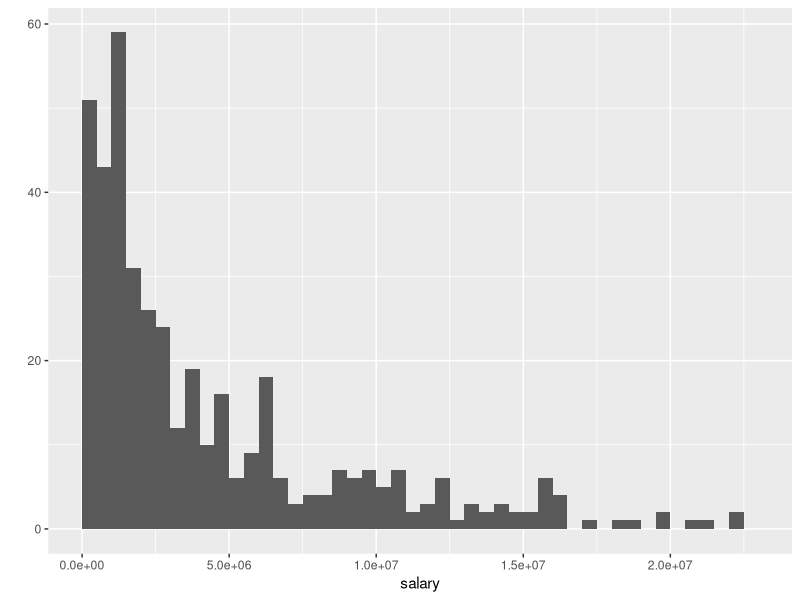
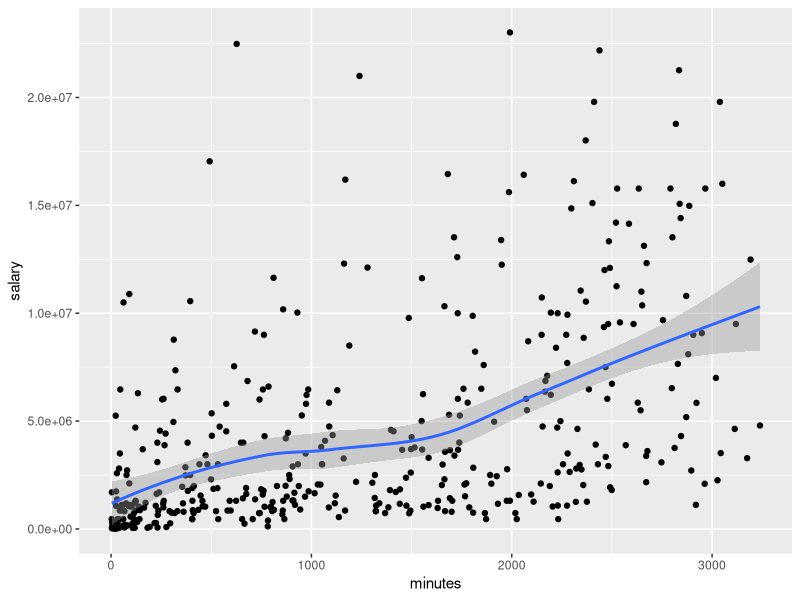
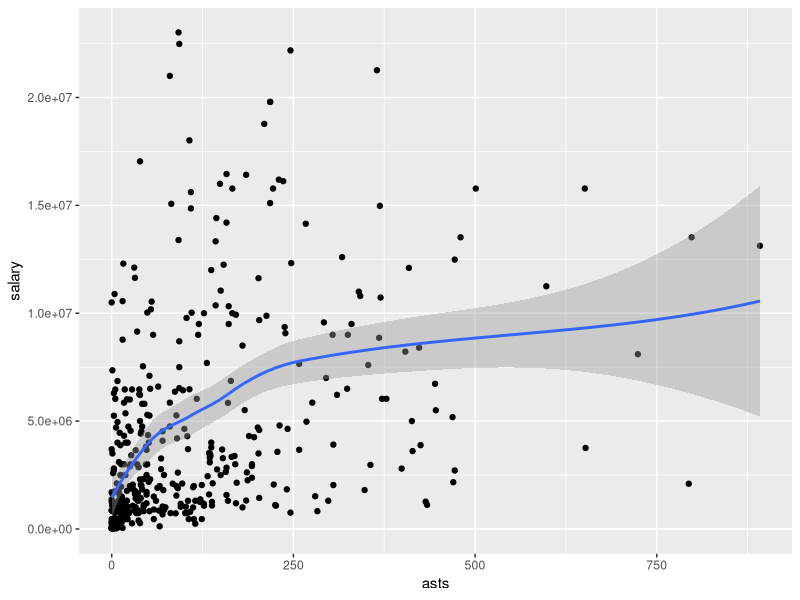
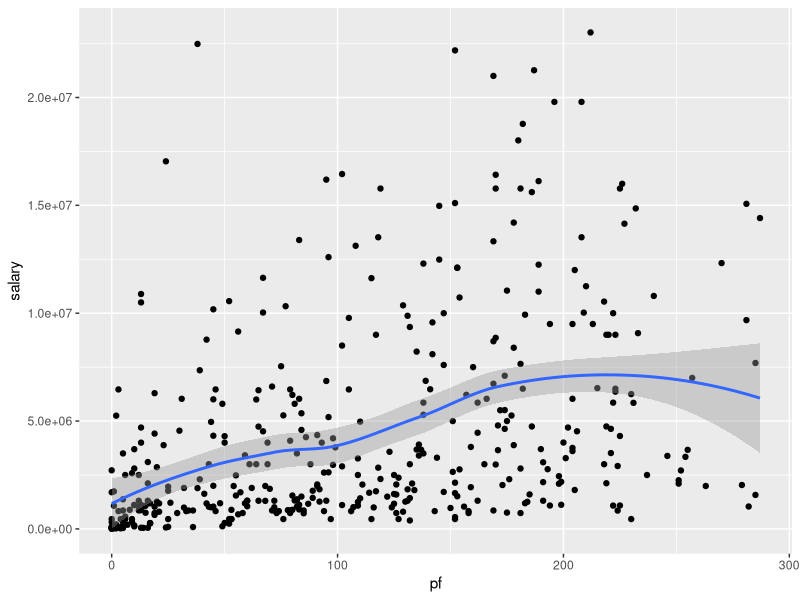
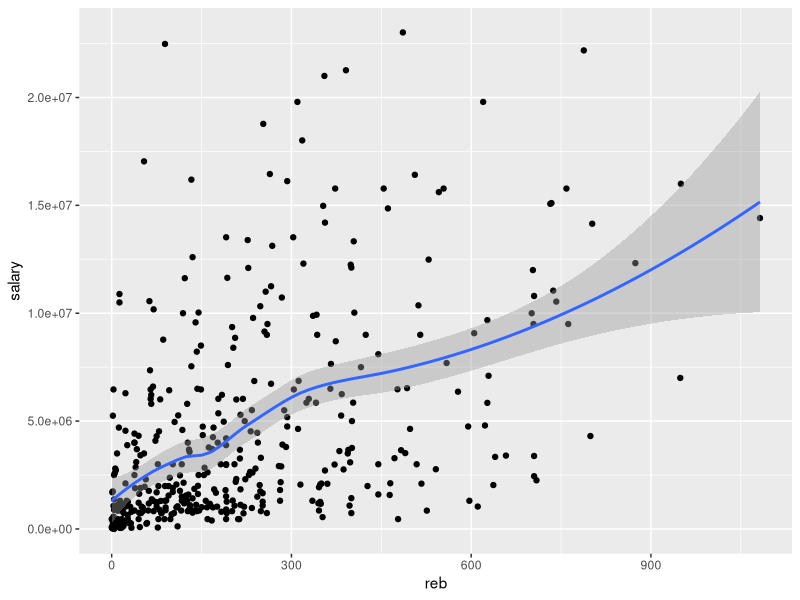
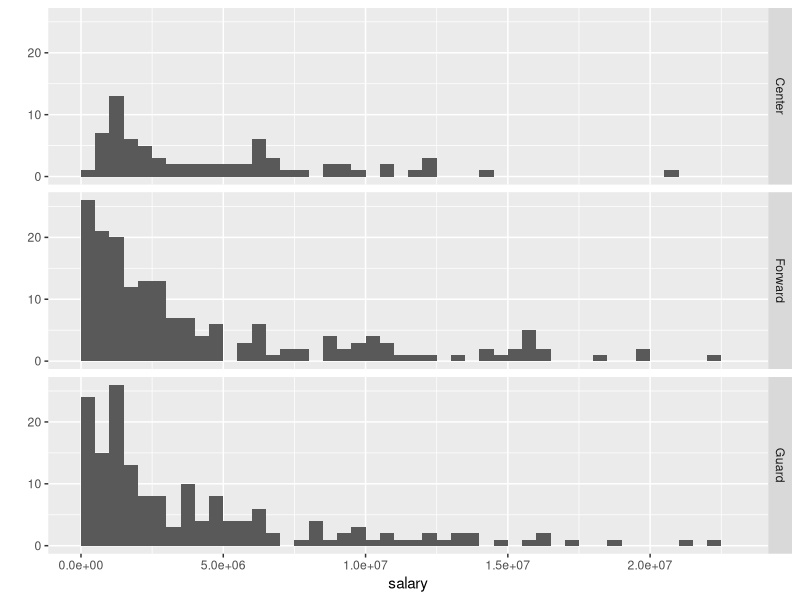
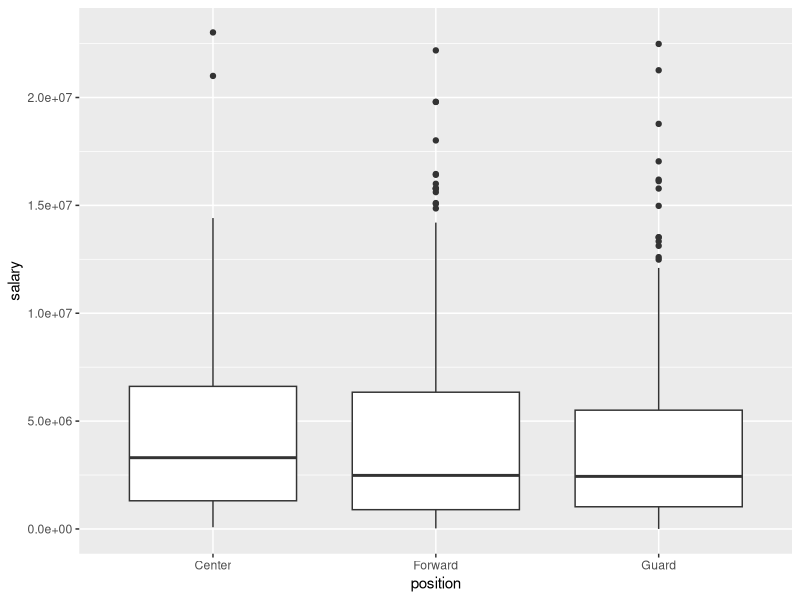
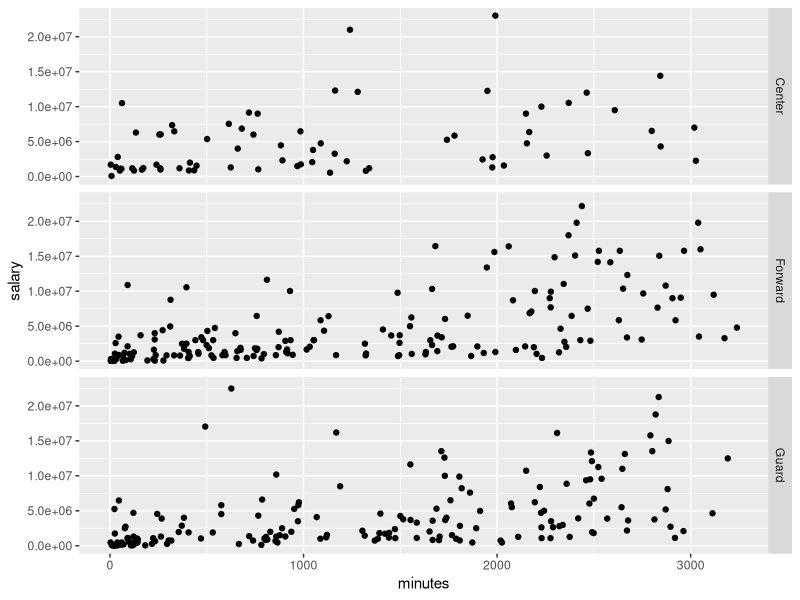

Generate these figures, in order, with R:
 #Load  data, the 'bb-2009-all-correct TOT calculated.csv' is the one no duplicats, just 408 observation with 2 players have two position in total
bb<-read.csv('bb-2009-all-correct.csv')

#Generate_Statistics
fgprct<-bb$fgm/bb$fga
ftprct<-bb$ftm/bb$fga
tpprct<-bb$tpm/bb$tpa

#Summary
summary(bb)


library(ggplot2)
## get started with tons of plots and tables...
qplot(bb$salary,data=bb,geom="histogram",xlab="salary",breaks=seq(0,23000000,500000))
qplot(minutes, salary, data = bb, geom = c('point', 'smooth'))
qplot(asts, salary, data = bb, geom = c('point', 'smooth'))
qplot(pf, salary, data = bb, geom = c('point', 'smooth'))
qplot(reb, salary, data = bb, geom = c('point', 'smooth'))

## Plots by position
qplot(bb$salary,data=bb,geom="histogram",xlab="salary",breaks=seq(0,23000000,500000),facets = position~.)
qplot(position, salary,data=bb,geom="boxplot")
qplot(minutes, salary, data = bb,facets = position~.)
qplot(asts, salary, data = bb,facets = position~.)
qplot(reb, salary, data = bb, facets = position~.)

## plots by team
qplot(minutes, salary, data = bb, geom = c('point', 'smooth'), facets=~team)
qplot(pts, salary, data = bb, geom = c('point', 'smooth'), facets=~team)
qplot(fgm/fga, salary, data = bb, geom = c('point', 'smooth'), facets=~team)
qplot(reb, salary, data = bb, geom = c('point', 'smooth'), facets=~team)



# Regreession
bb_allfit <- lm(salary~gp+minutes+pts+oreb+dreb+reb+asts+stl+blk+turnover+pf+fga+fgm+fta+ftm+tpa+tpm,data=bb)
summary(bb_allfit)

bb_rebfit <- lm(salary~minutes,data=bb)
summary(bb_rebfit)

bb_tpmfit <- lm(salary~asts,data=bb)
summary(bb_tpmfit)

bb_6fit <- lm(salary~minutes+gp+oreb+dreb+asts+stl+turnover,data=bb)
summary(bb_6fit)

# model searching
